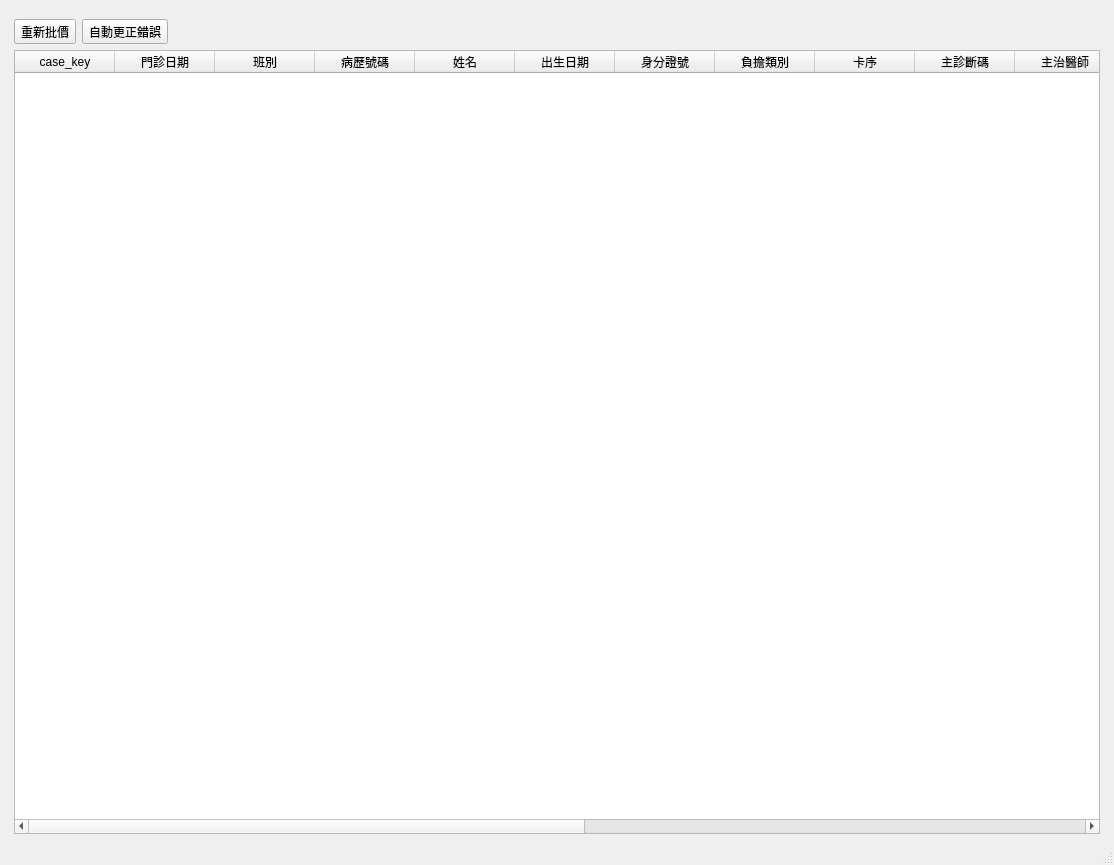
<?xml version="1.0" encoding="UTF-8"?>
<ui version="4.0">
 <class>WindowCheckErrors</class>
 <widget class="QMainWindow" name="WindowCheckErrors">
  <property name="geometry">
   <rect>
    <x>0</x>
    <y>0</y>
    <width>1114</width>
    <height>865</height>
   </rect>
  </property>
  <property name="windowTitle">
   <string>錯誤檢查</string>
  </property>
  <widget class="QWidget" name="centralwidget">
   <layout class="QHBoxLayout" name="horizontalLayout">
    <item>
     <layout class="QHBoxLayout" name="horizontalLayout_2">
      <property name="leftMargin">
       <number>5</number>
      </property>
      <property name="topMargin">
       <number>10</number>
      </property>
      <property name="rightMargin">
       <number>5</number>
      </property>
      <item>
       <layout class="QVBoxLayout" name="verticalLayout_5">
        <item>
         <layout class="QHBoxLayout" name="horizontalLayout_3">
          <item>
           <widget class="QToolButton" name="toolButton_calculate_ins_fee">
            <property name="text">
             <string>重新批價</string>
            </property>
            <property name="icon">
             <iconset>
              <normaloff>../icons/accessories-calculator.png</normaloff>../icons/accessories-calculator.png</iconset>
            </property>
            <property name="toolButtonStyle">
             <enum>Qt::ToolButtonTextBesideIcon</enum>
            </property>
           </widget>
          </item>
          <item>
           <widget class="QToolButton" name="toolButton_correct_error">
            <property name="text">
             <string>自動更正錯誤</string>
            </property>
            <property name="icon">
             <iconset>
              <normaloff>../icons/editclear.svg</normaloff>../icons/editclear.svg</iconset>
            </property>
            <property name="toolButtonStyle">
             <enum>Qt::ToolButtonTextBesideIcon</enum>
            </property>
           </widget>
          </item>
          <item>
           <spacer name="horizontalSpacer">
            <property name="orientation">
             <enum>Qt::Horizontal</enum>
            </property>
            <property name="sizeHint" stdset="0">
             <size>
              <width>40</width>
              <height>20</height>
             </size>
            </property>
           </spacer>
          </item>
         </layout>
        </item>
        <item>
         <widget class="QTableWidget" name="tableWidget_errors">
          <property name="editTriggers">
           <set>QAbstractItemView::NoEditTriggers</set>
          </property>
          <property name="selectionMode">
           <enum>QAbstractItemView::SingleSelection</enum>
          </property>
          <property name="selectionBehavior">
           <enum>QAbstractItemView::SelectRows</enum>
          </property>
          <column>
           <property name="text">
            <string>case_key</string>
           </property>
          </column>
          <column>
           <property name="text">
            <string>門診日期</string>
           </property>
          </column>
          <column>
           <property name="text">
            <string>班別</string>
           </property>
          </column>
          <column>
           <property name="text">
            <string>病歷號碼</string>
           </property>
          </column>
          <column>
           <property name="text">
            <string>姓名</string>
           </property>
          </column>
          <column>
           <property name="text">
            <string>出生日期</string>
           </property>
          </column>
          <column>
           <property name="text">
            <string>身分證號</string>
           </property>
          </column>
          <column>
           <property name="text">
            <string>負擔類別</string>
           </property>
          </column>
          <column>
           <property name="text">
            <string>卡序</string>
           </property>
          </column>
          <column>
           <property name="text">
            <string>主診斷碼</string>
           </property>
          </column>
          <column>
           <property name="text">
            <string>主治醫師</string>
           </property>
          </column>
          <column>
           <property name="text">
            <string>診察費</string>
           </property>
          </column>
          <column>
           <property name="text">
            <string>藥費</string>
           </property>
          </column>
          <column>
           <property name="text">
            <string>調劑費</string>
           </property>
          </column>
          <column>
           <property name="text">
            <string>處置費</string>
           </property>
          </column>
          <column>
           <property name="text">
            <string>門診負擔</string>
           </property>
          </column>
          <column>
           <property name="text">
            <string>藥品負擔</string>
           </property>
          </column>
          <column>
           <property name="text">
            <string>申報金額</string>
           </property>
          </column>
          <column>
           <property name="text">
            <string>錯誤訊息</string>
           </property>
          </column>
         </widget>
        </item>
       </layout>
      </item>
     </layout>
    </item>
   </layout>
  </widget>
  <widget class="QStatusBar" name="statusbar"/>
  <widget class="QMenuBar" name="menubar">
   <property name="geometry">
    <rect>
     <x>0</x>
     <y>0</y>
     <width>1114</width>
     <height>24</height>
    </rect>
   </property>
  </widget>
 </widget>
 <resources/>
 <connections/>
</ui>
